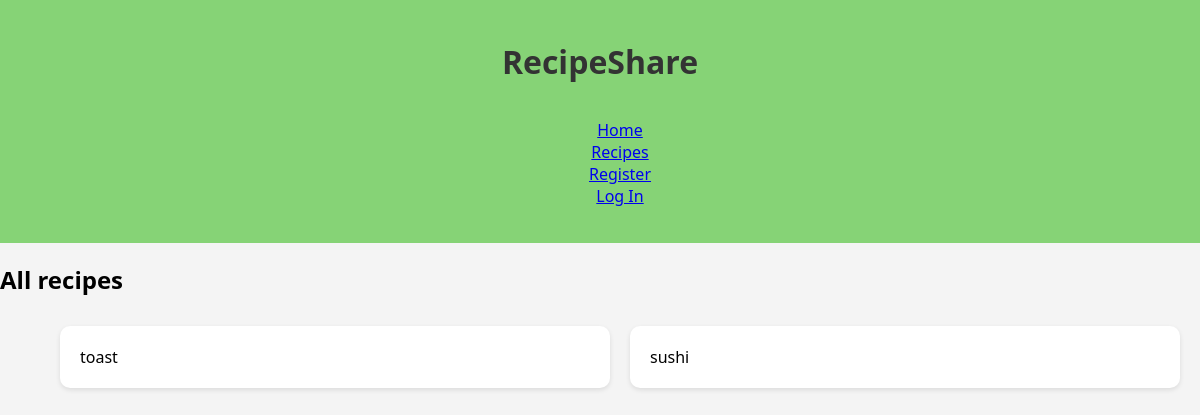
Page /recipes on the earlier database version.
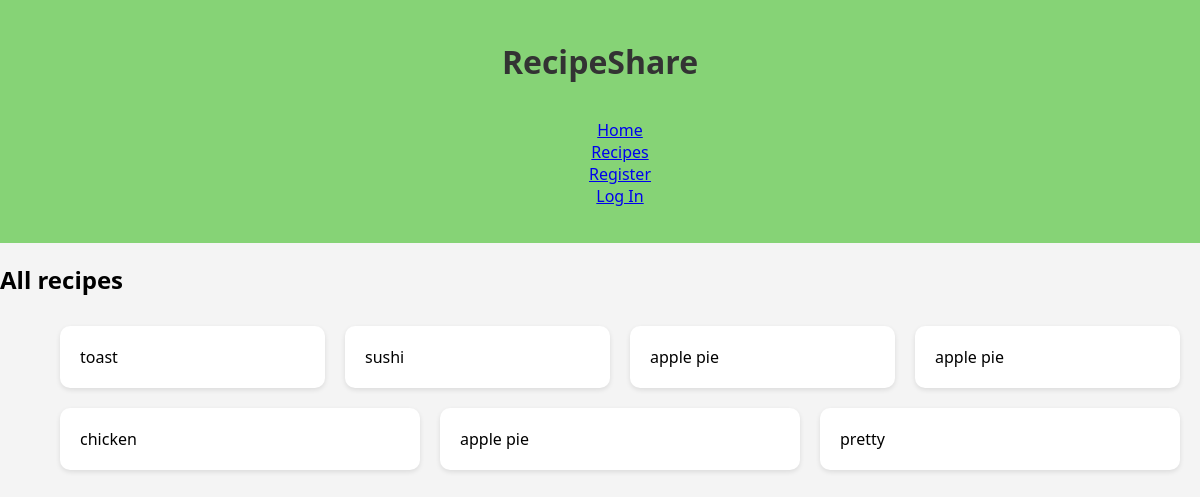
Same page on the later database version.
### models.py (models this page shows, shortened)
class Recipe(db.Model):
    __tablename__ = 'recipes'
    recipe_id = db.mapped_column(db.Integer, primary_key=True)
    recipe_name = db.mapped_column(db.String(500))
    ingredients = db.mapped_column(db.String(1000))
    method = db.mapped_column(db.String(5000))
    total_time = db.mapped_column(db.Integer)
    date_added = db.mapped_column(db.DateTime, default=datetime.now(timezone.utc))
    chef_id = db.mapped_column(db.Integer, db.ForeignKey('users.user_id'), nullable=False)
    cuisine_id = db.mapped_column(db.Integer, db.ForeignKey('cuisines.cuisine_id'), nullable=False)
    chef = db.relationship('User', back_populates='recipes')
    cuisine = db.relationship('Cuisine', back_populates='recipes')
    favorites = db.relationship('Favorite', back_populates='recipe')

### app.py (the view)
@app.route('/recipes')
def recipe_list():
    return render_template('recipe_list.html', recipes = Recipe.query.all())

### templates/recipe_list.html
{% extends 'base.html' %}
{% block content %}
    <h2>All recipes</h2>
    <ul class="card-list">
        {% for recipe in recipes %}
        <li>
            {{recipe.recipe_name}}
        </li>
        {% endfor %}
    </ul>
{% endblock %}

Differences in the rows shown:
added Recipe: recipe_name "apple pie"
added Recipe: recipe_name "apple pie"
added Recipe: recipe_name "chicken"
added Recipe: recipe_name "apple pie"
added Recipe: recipe_name "pretty"
